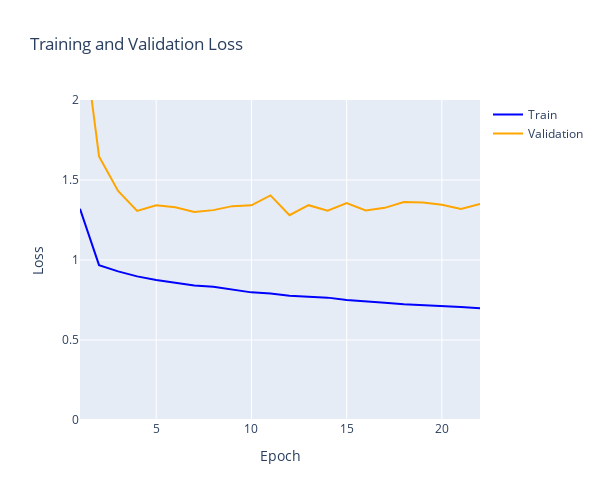
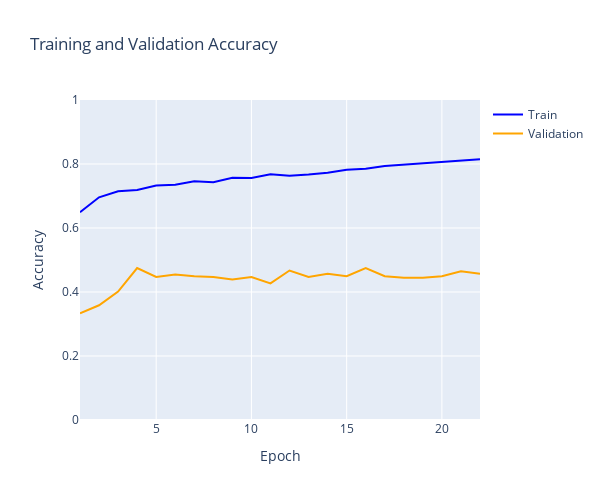

The code cell stored with these charts, in order, in its notebook:
### Code cell
# Loss
fig = go.Figure()

fig.add_trace(go.Scatter(
    x=list(range(1, len(history2_without_balancing.history['loss']) + 1)),
    y=history2_without_balancing.history['loss'],
    mode='lines',
    name='Train',
    line=dict(color='blue')
))

fig.add_trace(go.Scatter(
    x=list(range(1, len(history2_without_balancing.history['val_loss']) + 1)),
    y=history2_without_balancing.history['val_loss'],
    mode='lines',
    name='Validation',
    line=dict(color='orange')
))

fig.update_layout(
    title='Training and Validation Loss',
    xaxis=dict(title='Epoch'),
    yaxis=dict(title='Loss', range=[0,2]),
    legend=dict(font=dict(size=12)),
    height=500,
    width=600
)

fig.show()


# Accuracy
fig = go.Figure()

fig.add_trace(go.Scatter(
    x=list(range(1, len(history2_without_balancing.history['categorical_accuracy']) + 1)),
    y=history2_without_balancing.history['categorical_accuracy'],
    mode='lines',
    name='Train',
    line=dict(color='blue')
))

fig.add_trace(go.Scatter(
    x=list(range(1, len(history2_without_balancing.history['val_categorical_accuracy']) + 1)),
    y=history2_without_balancing.history['val_categorical_accuracy'],
    mode='lines',
    name='Validation',
    line=dict(color='orange')
))

fig.update_layout(
    title='Training and Validation Accuracy',
    xaxis=dict(title='Epoch'),
    yaxis=dict(title='Accuracy', range=[0,1]),
    legend=dict(font=dict(size=12)),
    height=500,
    width=600
)

fig.show()

### Figure 1 — Plotly figure (JSON) as saved in the notebook; plotly's stock layout.template omitted (floating-point values rounded to 4 significant figures)
{"data": [{"line": {"color": "blue"}, "mode": "lines", "name": "Train", "type": "scatter", "x": [1, 2, 3, 4, 5, 6, 7, 8, 9, 10, 11, 12, 13, 14, 15, 16, 17, 18, 19, 20, 21, 22], "y": [1.32, 0.9677, 0.9288, 0.8976, 0.8752, 0.858, 0.8412, 0.8324, 0.8131, 0.7977, 0.7904, 0.7773, 0.7703, 0.7648, 0.7499, 0.7429, 0.7323, 0.7236, 0.7184, 0.7113, 0.706, 0.6979]}, {"line": {"color": "orange"}, "mode": "lines", "name": "Validation", "type": "scatter", "x": [1, 2, 3, 4, 5, 6, 7, 8, 9, 10, 11, 12, 13, 14, 15, 16, 17, 18, 19, 20, 21, 22], "y": [2.567, 1.647, 1.432, 1.307, 1.342, 1.329, 1.3, 1.312, 1.337, 1.342, 1.404, 1.28, 1.343, 1.309, 1.355, 1.309, 1.326, 1.362, 1.359, 1.345, 1.32, 1.351]}], "layout": {"height": 500, "legend": {"font": {"size": 12}}, "title": {"text": "Training and Validation Loss"}, "width": 600, "xaxis": {"title": {"text": "Epoch"}}, "yaxis": {"range": [0, 2], "title": {"text": "Loss"}}}}

### Figure 2 — Plotly figure (JSON) as saved in the notebook; plotly's stock layout.template omitted (floating-point values rounded to 4 significant figures)
{"data": [{"line": {"color": "blue"}, "mode": "lines", "name": "Train", "type": "scatter", "x": [1, 2, 3, 4, 5, 6, 7, 8, 9, 10, 11, 12, 13, 14, 15, 16, 17, 18, 19, 20, 21, 22], "y": [0.649, 0.696, 0.715, 0.7185, 0.7325, 0.7355, 0.746, 0.743, 0.757, 0.7565, 0.768, 0.7635, 0.767, 0.773, 0.782, 0.785, 0.794, 0.798, 0.8015, 0.8045, 0.81, 0.8145]}, {"line": {"color": "orange"}, "mode": "lines", "name": "Validation", "type": "scatter", "x": [1, 2, 3, 4, 5, 6, 7, 8, 9, 10, 11, 12, 13, 14, 15, 16, 17, 18, 19, 20, 21, 22], "y": [0.3333, 0.3586, 0.4015, 0.4747, 0.447, 0.4545, 0.4495, 0.447, 0.4394, 0.447, 0.4268, 0.4672, 0.447, 0.4571, 0.4495, 0.4747, 0.4495, 0.4444, 0.4444, 0.4495, 0.4646, 0.4571]}], "layout": {"height": 500, "legend": {"font": {"size": 12}}, "title": {"text": "Training and Validation Accuracy"}, "width": 600, "xaxis": {"title": {"text": "Epoch"}}, "yaxis": {"range": [0, 1], "title": {"text": "Accuracy"}}}}
